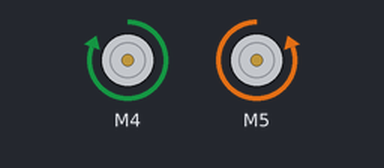
The sketch below on a simulated Arduino Uno, built with avr-gcc and run on an emulated ATmega328P. Parts: 2 × DC motor (green arrow = forward, orange = backward, longer = faster). What the sketch prints to the serial monitor is not drawn.

Above: at 0.1 s.
Timing chart, 0 to 1.6 s (numbered marks = the images above):
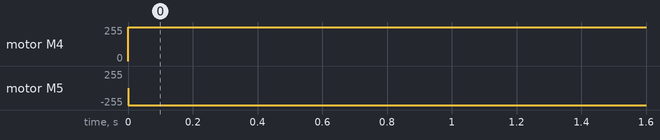

Measured:
- by itself, motor M4: stopped → forward 255/255 at 0.00 s
- by itself, motor M5: stopped → backward 255/255 at 0.00 s

The sketch:

sun_move_11.21.40.ino
```cpp
#include <SparkFun_TB6612.h>
#include<String.h>
String K210_rec = "^564651231213";
char target_num = '2';
#define AIN1 4
#define BIN1 5
#define AIN2 11
#define BIN2 6
#define PWMA 9
#define PWMB 10
#define STBY 8
#define spe  255
#define delayend_time 200    //终点转向持续时间
#define delay_time_fow 100  //前进状态停止的时间
#define delay_time_stop 100     //识别到红色十字入口并决定停止的停止时间
#define delay_time_turn 100
#define turn 50            //转向时候的速度
#define base 255     //基准速度
#define R_bit 0
#define L_bit 1
const int offsetA = 1;
const int offsetB = -1;
char rote[4];
Motor motor1 = Motor(AIN1, AIN2, PWMA, offsetA, STBY);
Motor motor2 = Motor(BIN1, BIN2, PWMB, offsetB, STBY);
char contrl_flag;  //L,R,G三种情况
float x_diff = 0;//巡线偏差值
int stop_flag = 0;//1识别红色十字
int final_flag = 0;//1终点
int final_flag_real=0;//0：前路程 //1：返路程
int count =0;//十字路口计数器
void setup() {
  Serial.begin(9600);
}

void loop() {
    get_target();
  //rec_explain();
  Serial.print(target_num);
  Serial.print(',');
  Serial.print(x_diff);
  Serial.print(',');
  Serial.print(stop_flag);
  Serial.print(',');
  Serial.println(final_flag);
  if(final_flag ==1){//终点判断
    final_flag_real=1;
    }
    control();
}

//----------转向控制-----------------------
void turn_car(int potion_k210 ){
  if(potion_k210){
    left( motor1,motor2,turn);
    delay(delay_time_turn);
    }
  else {
    right (motor1,motor2,turn);
    delay(delay_time_turn);
    }//k210输入1则左转 0则右转，延迟delay_time_turn
}

//---------返回运动代码（不带判断）----------
void turn_back(){
 if(stop_flag==1){//停止信号等于1时
  if(rote[count]!='G'){
    stop_car();//停车
    if(rote[count]=='L'){
       turn_car(R_bit);//通过记忆转向,取反
       }
    if(rote[count]=='R'){
       turn_car(L_bit);//通过记忆转向
       }
    }
   count--;
 }
   findline();
}
//---------前路程运动模型-------------
//小车未到达终点时的处理代码
void start_car(){
 if(stop_flag == 0)findline();//不停止就执行findline
 else{
   cross();//入口检测并动作
   if (final_flag==1);//final不执行
   the_end();
   }
}
//-----------全程控制模型-------------
void control(){
   if(final_flag_real=0){
    start_car();
    }
     else {
         turn_back();
         }
}
//------------停车代码------------------
   void stop_car(){
   delay(delay_time_stop);
   brake(motor1, motor2);
}

//---------前程路口控制（不判断）-----------------
//开始路线时遇到十字路口处理的代码并收集路线状况
void cross(){
    stop_car();
    switch(contrl_flag){
      case'L':
      turn_car(L_bit);
      rote[count]='L';
      count++;
      break;

      case'R':
      turn_car(R_bit);
      rote[count]='R';
      count++;
      break;

      case'G':
      forward(motor1, motor2, 255);
      delay(delay_time_fow);
      rote[count]='G';
      count++;
      break;
      }
}
//-----------巡线代码---------------
//x_diff控制电机巡线
void findline(){
  int x_diff_abs = int(abs(x_diff));
  if(x_diff>0){//左转
    motor1.drive(base-x_diff_abs);
    motor2.drive(base);
      }
  else{
    motor1.drive(base);
    motor2.drive(base-x_diff_abs);
    }
}
//---------终点转向控制代码-----------
void the_end()
{
  turn_car(R_bit);
  delay(delayend_time);//转向延迟
 }


 void get_target(){
  //—————————获得目标数字—————————————————
  char str[20] = "";
  K210_rec.toCharArray(str, 6);
  if(str[0] == '^'){
    target_num = str[1];
    }
}

void rec_explain(){
 //-------------------解释器--------------------------------
  char str[20] = "";
  K210_rec.toCharArray(str, 6);
  char x_diff_char[5];
  int i = 1;
//——————————————————————————————————
  contrl_flag = 'G';
  int num_flag = 0;
   while(str[i] != '$'){//遍历数字部分输出contrl_flag
     if(str[i] == target_num){contrl_flag = str[i+1];num_flag = 1;}
     else if(num_flag == 0) contrl_flag = 'G';
     i++;
     }
//——————————————————————————————————
  int diff_i = 0;
  i++;
  while(str[i] != '&'){//遍历x_diff部分输出x_diff
    x_diff_char[diff_i] = str[i];
    diff_i++;
    i++;
    }
  String x_diff_str;
  x_diff_str = x_diff_char;
  x_diff = x_diff_str.toFloat();//转浮点数
//——————————————————————————————————
  i++;
  while(str[i]!='@'){//遍历stop_flag部分输出stop_flag
    stop_flag = str[i]-'0';
    i++;
    }
//——————————————————————————————————
//遍历final_flag部分输出final_flag
    i++;
    final_flag = str[i]-'0';
}
```
